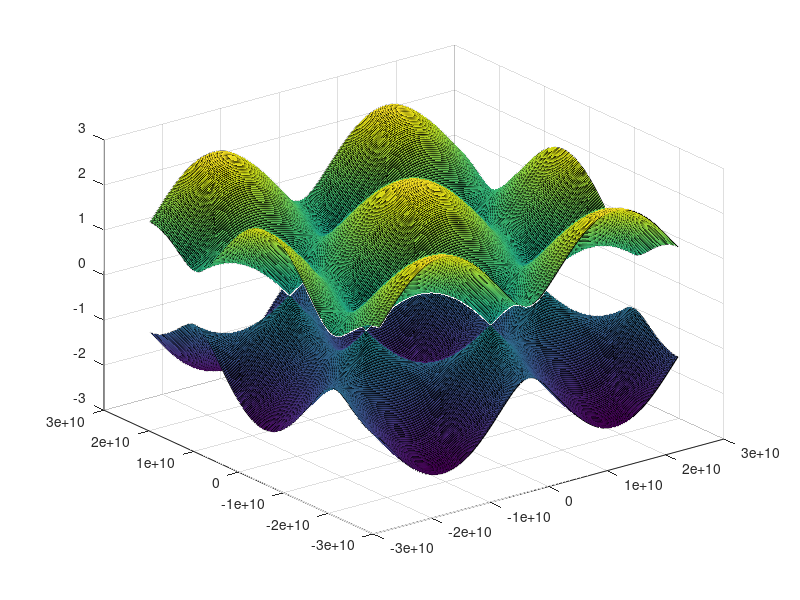
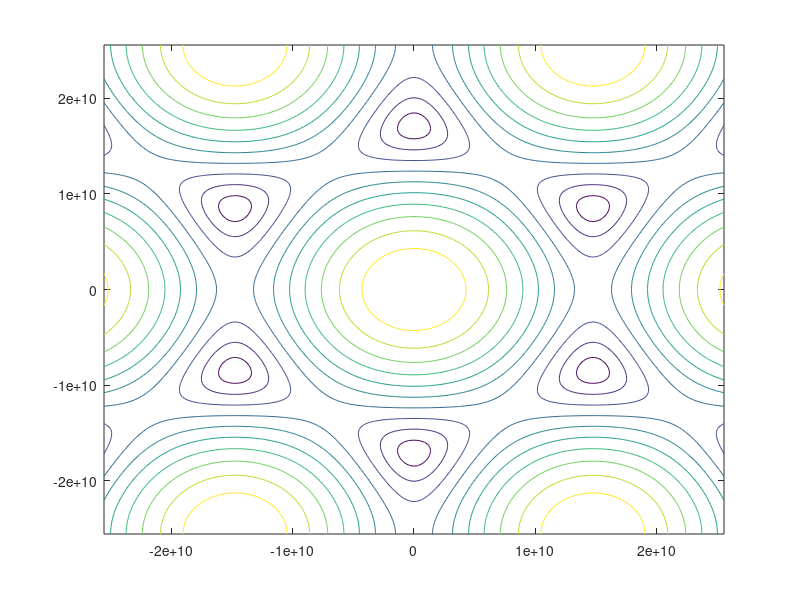
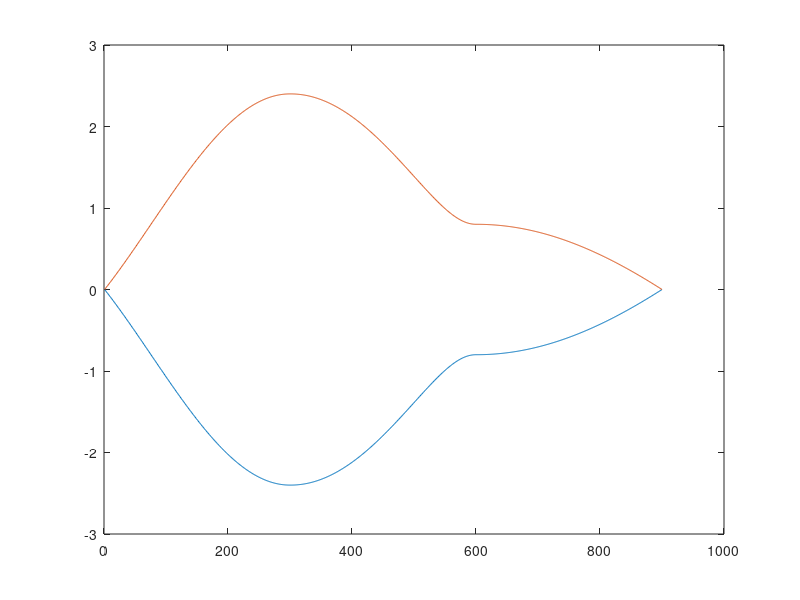

MATLAB code to generate these figures, in order:
close all; clear; clc;
Eo = 0;
t = 0.8;
a0 = 1.42*1e-10;
a = a0*sqrt(3);

from = 2*pi/a;
len = 300;
kx = linspace(-from,from,len);
[kx,ky] = meshgrid(kx);
E = Eo+t.*sqrt(1+4*cos( (sqrt(3)/2)*kx*a).*cos(ky*a/2)+4*((cos(ky*a/2).^2)));
%E = Eo + t.*sqrt(E);

f = figure(1);
surf(kx,ky,E);
hold on;
surf(kx,ky,-E);
f = figure(2);
contour(kx,ky,E);
%colormap(f,jet);

%Gamma = [0, 0]
%K1 = [-4*pi / (3*sqrt(3)*a_cc), 0]
%M = [0, 2*pi / (3*a_cc)]
%K2 = [2*pi / (3*sqrt(3)*a_cc), 2*pi / (3*a_cc)]


Gamma = [0, 0];
K1 = [-2*pi / (sqrt(3)*a), 2*pi / (3*a)];
M = [2*pi / (sqrt(3)*a), 0];
K2 = [2*pi / (sqrt(3)*a), 2*pi / (3*a)];

%kx=(2*pi/(sqrt(3)*a));
%ky=(2*pi/(3*a))*s ;

f2 = figure(4);
kx = [linspace(K1(1),Gamma(1),len),linspace(Gamma(1),M(1),len),linspace(M(1),K2(1),len)];
ky = [linspace(K1(2),Gamma(2),len),linspace(Gamma(2),M(2),len),linspace(M(2),K2(2),len)];

%E1=t.*sqrt(1+4.*cos((sqrt(3).*a/2).*kx).*cos((a/2).*ky)+4.*cos((a/2).*ky).^2) ;
%E2=-E1; 

%kx = [linspace(Gamma(1),M(1),len),linspace(M(1),K2(1),len),linspace(K2(1),Gamma(1),len)];
%ky = [linspace(Gamma(2),M(2),len),linspace(M(2),K2(2),len),linspace(K2(2),Gamma(2),len),];


Esym = Eo-t.*sqrt(1+4.*cos( (sqrt(3)/2).*kx.*a).*cos(ky.*a/2)+4.*((cos(ky.*a/2).^2)));
Esymp = Eo+t.*sqrt(1+4.*cos( (sqrt(3)/2).*kx.*a).*cos(ky.*a/2)+4.*((cos(ky.*a/2).^2)));
plot(Esym)
hold on;
plot(Esymp)
